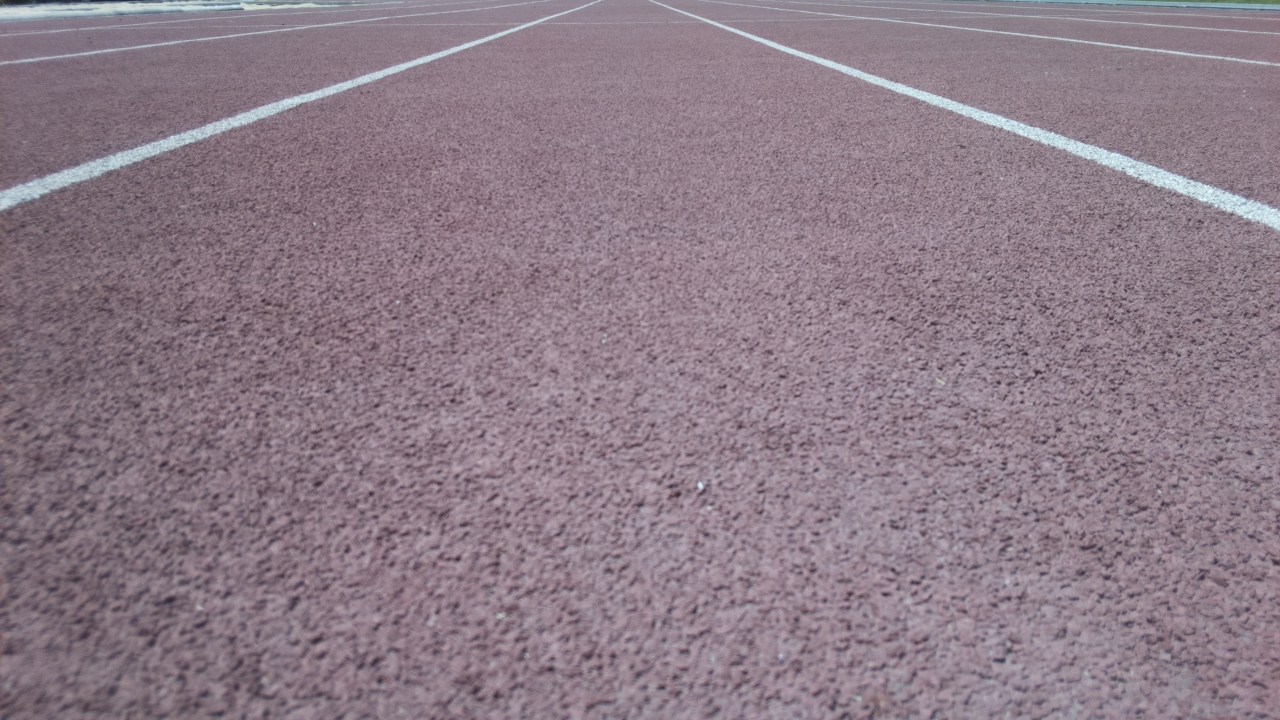
#> input picture RaspiCar Document/pista.jpg, 1280 x 720 px, found by its file name
$ python line_detectionRaspicar_img.py
#> lines starting #> are read from the running program, lines starting #| are printed output that depends on the picture; after the words box and inside, x2 and y2 are one past the last pixel; in counts of white or black regions, pixels touching at a corner belong together
"""
    Line detection in an img using Hough lines

    Luis Felipe Flores Zertuche
    Universidad de Monterrey
"""

# import required libraries
import numpy as np
import matplotlib.pyplot as plt
import cv2
import math

# select a region of interest
def region_of_interest(img, vertices):
    """
    Applies an image mask.

    Only keeps the region of the image defined by the polygon
    formed from `vertices`. The rest of the image is set to black.
    """
    #defining a blank mask to start with
    mask = np.zeros_like(img)

    #defining a 3 channel or 1 channel color to fill the mask with depending on the input image
    if len(img.shape) > 2:
        channel_count = img.shape[2]  # i.e. 3 or 4 depending on your image
        ignore_mask_color = (255,) * channel_count
    else:
        ignore_mask_color = 255

    #filling pixels inside the polygon defined by "vertices" with the fill color
    cv2.fillPoly(mask, vertices, ignore_mask_color)

    #returning the image only where mask pixels are nonzero
    masked_image = cv2.bitwise_and(img, mask)
    return masked_image


# run line detection pipeline
def run_pipeline(img_name):


    # 1.- Read image
#> called with img_name = 'pista.jpg'
    img_colour = cv2.imread(img_name)
#> img_colour is the input picture: shape (720, 1280, 3); mean B, G, R 135.6, 124.2, 141

    # verify that image `img` exist
    if img_colour is None:
        print('ERROR: image ', img_name, 'could not be read')
        exit()

    # 2. Convert from BGR to RGB then from RGB to greyscale
    img_colour_rgb = cv2.cvtColor(img_colour, cv2.COLOR_BGR2RGB)
    grey = cv2.cvtColor(img_colour_rgb, cv2.COLOR_RGB2GRAY)

    # 3.- Apply Gaussuan smoothing
    kernel_size = (21,21)
    blur_grey = cv2.GaussianBlur(grey, kernel_size, sigmaX=0, sigmaY=0)
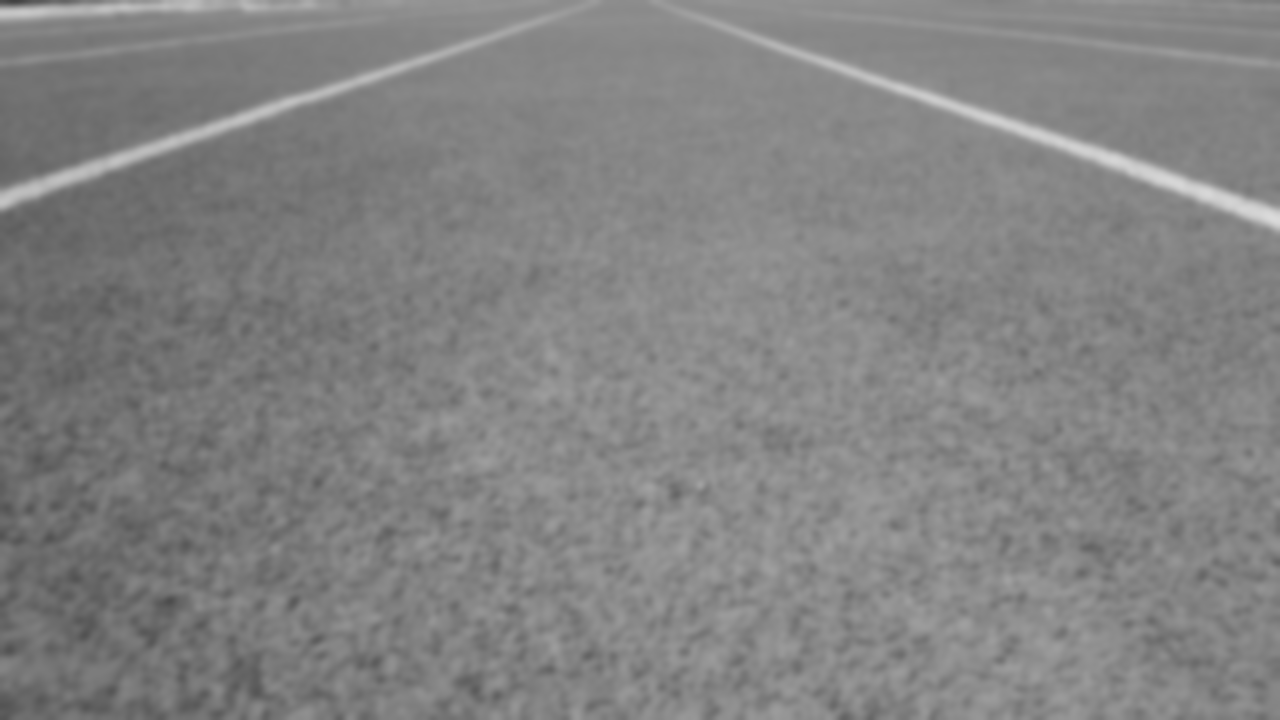
#> blur_grey: shape (720, 1280); min 64, max 218, mean 130.5

    # 4.- Apply Canny edge detector
    low_threshold = 60
    high_threshold = 80
    edges = cv2.Canny(blur_grey, low_threshold, high_threshold, apertureSize=3)
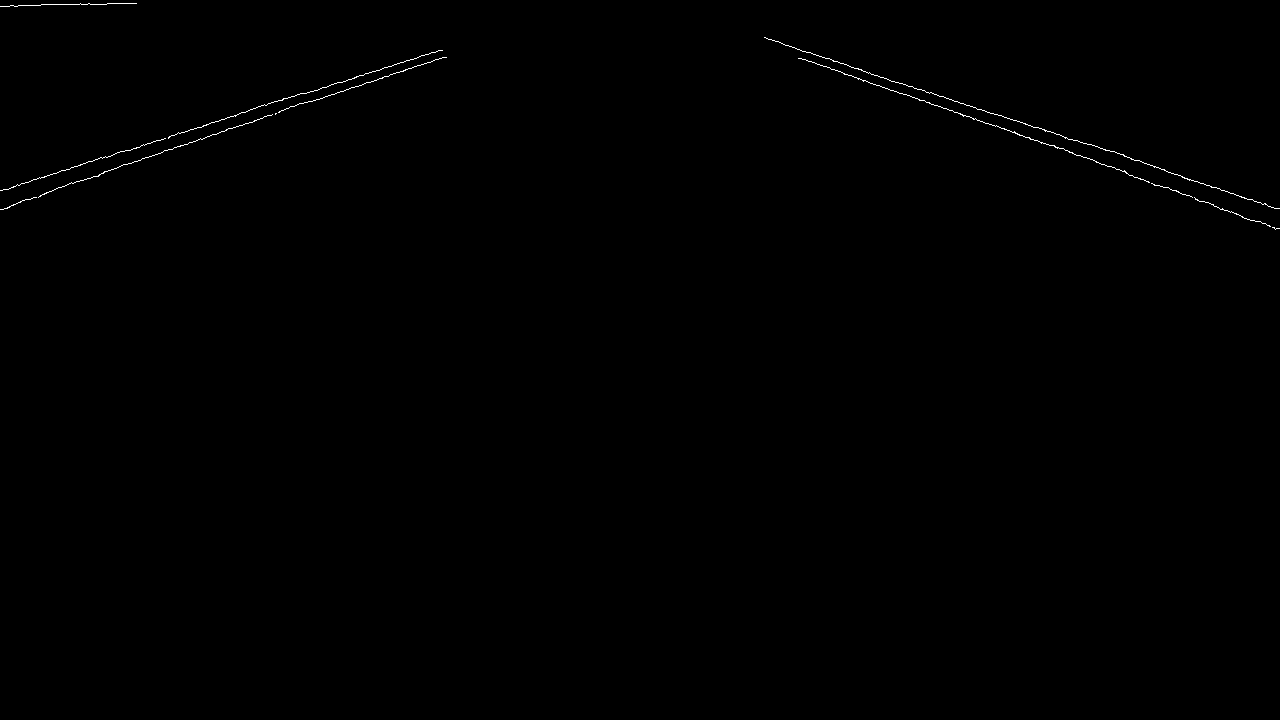
#> edges: shape (720, 1280); 0.23% white in thin lines or dots, all inside (x1, y1, x2, y2) = (0, 3, 1280, 230)

    # 5.- Define a polygon-shape like region of interest
    img_shape = grey.shape
#> img_shape = (720, 1280)


    # Region of interest
    bottom_left = (0, 350)
    top_left = (0, 80)
    top_right = (1280, 80)
    bottom_right = (1280, 350)

    # create a vertices array that will be used for the roi
    vertices = np.array([[bottom_left,top_left, top_right, bottom_right]], dtype=np.int32)

    # 6.- Get a region of interest using the just created polygon. This will be
    #     used together with the Hough transform to obtain the estimated Hough lines
    masked_edges = region_of_interest(edges, vertices)
#> in region_of_interest, `cv2.fillPoly(mask, vertices, ignore_mask_color)`:
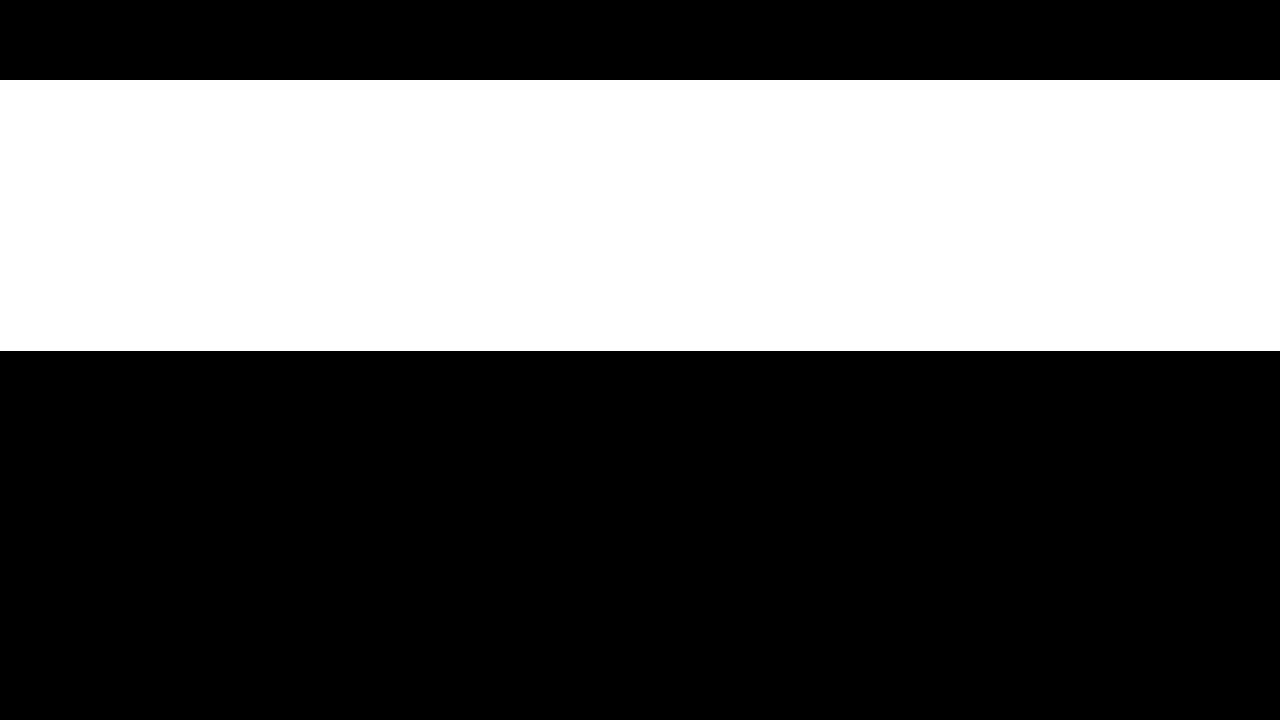
#> mask: shape (720, 1280); 37.6% white; 1 white region, box (x1, y1, x2, y2) and area: (0, 80, 1280, 351) 346880
#> in region_of_interest, `masked_image = cv2.bitwise_and(img, mask)`:
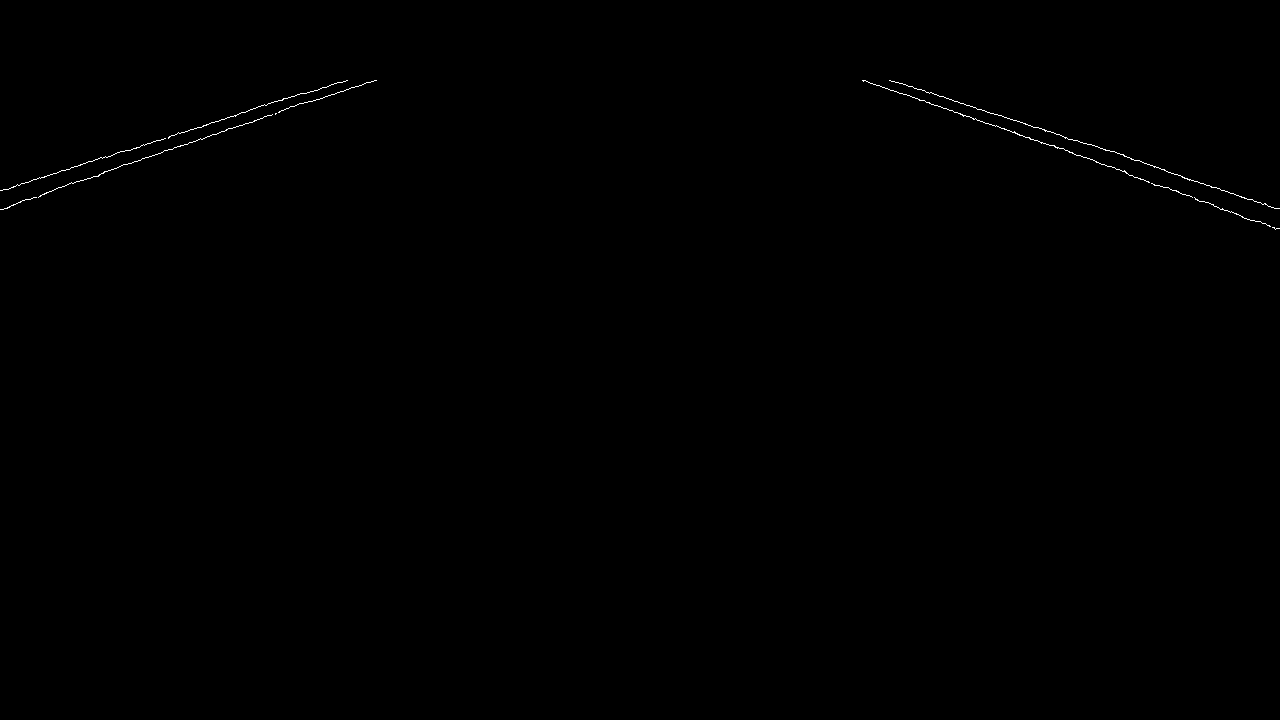
#> masked_image: shape (720, 1280); 0.17% white in thin lines or dots, all inside (x1, y1, x2, y2) = (0, 80, 1280, 230)

    # 7.- Apply Hough transform for lane lines detection
    rho = 1                       # distance resolution in pixels of the Hough grid
    theta = np.pi/180             # angular resolution in radians of the Hough grid
    threshold = 10                # minimum number of votes (intersections in Hough grid cell)
    min_line_len = 5              # minimum number of pixels making up a line
    max_line_gap = 10              # maximum gap in pixels between connectable line segments
    line_image = np.copy(img_colour)*0   # creating a blank to draw lines on
#> line_image: shape (720, 1280, 3); every value is 0
    hough_lines = cv2.HoughLinesP(masked_edges, rho, theta, threshold, np.array([]), minLineLength=min_line_len, maxLineGap=max_line_gap)
#> hough_lines = 34 rows, first 6: [889, 80, 1087, 144], [92, 161, 249, 110], [312, 101, 375, 80], [1129, 175, 1160, 186], [862, 80, 1125, 171], [104, 171, 149, 156]

    # 8.- Visualise input and output images
    img_colour_with_lines = img_colour_rgb.copy()
# [8 lines of commented-out code are left out]
    left_line_x = []
    left_line_y = []
    right_line_x = []
    right_line_y = []

#> (the run stopped early here; a loop or call above may not have finished)
